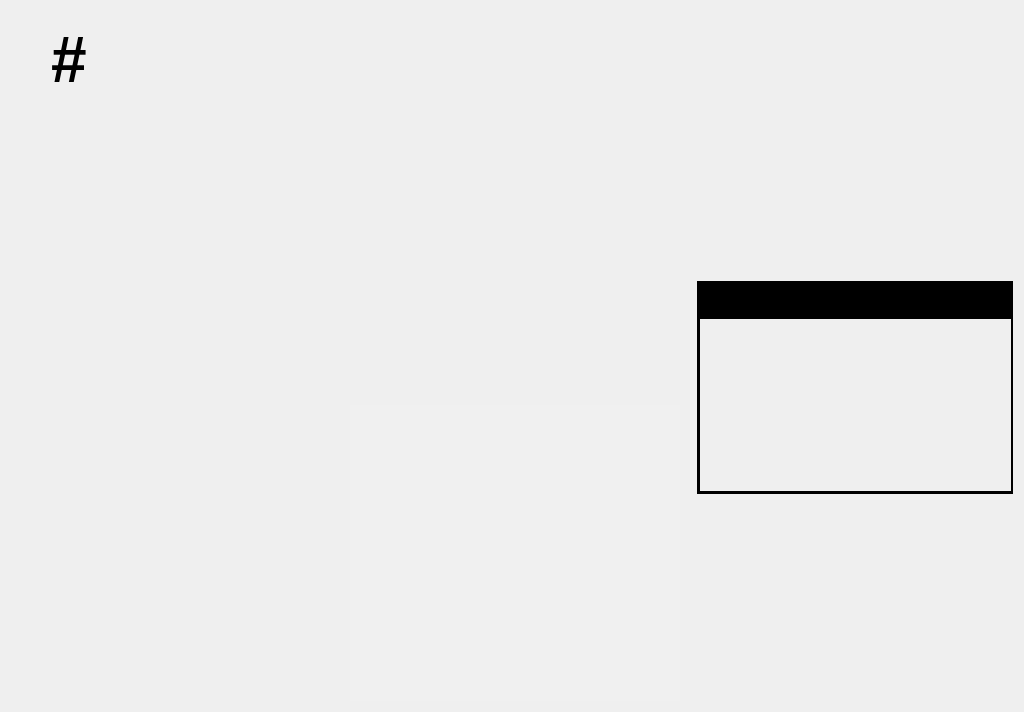
<?xml version="1.0" encoding="UTF-8"?>
<ui version="4.0">
 <class>selfserveRandomWeight</class>
 <widget class="QWidget" name="selfserveRandomWeight">
  <property name="geometry">
   <rect>
    <x>0</x>
    <y>0</y>
    <width>1024</width>
    <height>712</height>
   </rect>
  </property>
  <property name="sizePolicy">
   <sizepolicy hsizetype="Expanding" vsizetype="Expanding">
    <horstretch>0</horstretch>
    <verstretch>0</verstretch>
   </sizepolicy>
  </property>
  <property name="windowTitle">
   <string>Form</string>
  </property>
  <layout class="QVBoxLayout" name="verticalLayout">
   <item>
    <layout class="QHBoxLayout" name="horizontalLayout_3">
     <item>
      <layout class="QHBoxLayout" name="horizontalLayout_5">
       <property name="spacing">
        <number>0</number>
       </property>
       <item>
        <layout class="QVBoxLayout" name="layMainArea" stretch="0,1">
         <item>
          <layout class="QHBoxLayout" name="horizontalLayout_2" stretch="0,0,1">
           <item>
            <layout class="QVBoxLayout" name="verticalLayout_5" stretch="1,0">
             <item>
              <widget class="QLabel" name="lblStoreLogo">
               <property name="text">
                <string/>
               </property>
              </widget>
             </item>
             <item>
              <spacer name="verticalSpacer_3">
               <property name="orientation">
                <enum>Qt::Vertical</enum>
               </property>
               <property name="sizeHint" stdset="0">
                <size>
                 <width>20</width>
                 <height>0</height>
                </size>
               </property>
              </spacer>
             </item>
            </layout>
           </item>
           <item>
            <spacer name="horizontalSpacer">
             <property name="orientation">
              <enum>Qt::Horizontal</enum>
             </property>
             <property name="sizeType">
              <enum>QSizePolicy::Fixed</enum>
             </property>
             <property name="sizeHint" stdset="0">
              <size>
               <width>20</width>
               <height>20</height>
              </size>
             </property>
            </spacer>
           </item>
           <item>
            <layout class="QGridLayout" name="gridLayout">
             <item row="0" column="1">
              <spacer name="verticalSpacer_2">
               <property name="orientation">
                <enum>Qt::Vertical</enum>
               </property>
               <property name="sizeHint" stdset="0">
                <size>
                 <width>20</width>
                 <height>13</height>
                </size>
               </property>
              </spacer>
             </item>
             <item row="3" column="1">
              <spacer name="verticalSpacer">
               <property name="orientation">
                <enum>Qt::Vertical</enum>
               </property>
               <property name="sizeHint" stdset="0">
                <size>
                 <width>20</width>
                 <height>13</height>
                </size>
               </property>
              </spacer>
             </item>
             <item row="1" column="0" colspan="2">
              <widget class="QLabel" name="lblItemCode">
               <property name="font">
                <font>
                 <pointsize>48</pointsize>
                 <weight>75</weight>
                 <bold>true</bold>
                </font>
               </property>
               <property name="text">
                <string>#</string>
               </property>
              </widget>
             </item>
            </layout>
           </item>
          </layout>
         </item>
         <item>
          <layout class="QHBoxLayout" name="itemInfoLayout">
           <property name="leftMargin">
            <number>9</number>
           </property>
           <property name="rightMargin">
            <number>9</number>
           </property>
           <item>
            <widget class="selfServiceItemNutrifacts" name="nutrifactsArea" native="true">
             <property name="sizePolicy">
              <sizepolicy hsizetype="Expanding" vsizetype="Expanding">
               <horstretch>0</horstretch>
               <verstretch>0</verstretch>
              </sizepolicy>
             </property>
             <property name="palette">
              <palette>
               <active/>
               <inactive/>
               <disabled/>
              </palette>
             </property>
             <property name="autoFillBackground">
              <bool>true</bool>
             </property>
             <property name="styleSheet">
              <string notr="true"/>
             </property>
            </widget>
           </item>
           <item>
            <layout class="QVBoxLayout" name="itemDetailsLayout">
             <property name="sizeConstraint">
              <enum>QLayout::SetNoConstraint</enum>
             </property>
             <item>
              <widget class="QWidget" name="tareKeyArea" native="true">
               <property name="sizePolicy">
                <sizepolicy hsizetype="Expanding" vsizetype="Expanding">
                 <horstretch>0</horstretch>
                 <verstretch>0</verstretch>
                </sizepolicy>
               </property>
               <property name="autoFillBackground">
                <bool>false</bool>
               </property>
               <property name="styleSheet">
                <string notr="true"/>
               </property>
               <layout class="QHBoxLayout" name="horizontalLayout">
                <property name="leftMargin">
                 <number>0</number>
                </property>
                <property name="topMargin">
                 <number>0</number>
                </property>
                <property name="rightMargin">
                 <number>0</number>
                </property>
                <property name="bottomMargin">
                 <number>0</number>
                </property>
               </layout>
              </widget>
             </item>
             <item>
              <widget class="selfServiceItemImage" name="expandedTextArea" native="true">
               <property name="sizePolicy">
                <sizepolicy hsizetype="Expanding" vsizetype="Expanding">
                 <horstretch>0</horstretch>
                 <verstretch>0</verstretch>
                </sizepolicy>
               </property>
               <property name="palette">
                <palette>
                 <active>
                  <colorrole role="Base">
                   <brush brushstyle="SolidPattern">
                    <color alpha="255">
                     <red>255</red>
                     <green>255</green>
                     <blue>255</blue>
                    </color>
                   </brush>
                  </colorrole>
                  <colorrole role="Window">
                   <brush brushstyle="SolidPattern">
                    <color alpha="255">
                     <red>240</red>
                     <green>240</green>
                     <blue>240</blue>
                    </color>
                   </brush>
                  </colorrole>
                 </active>
                 <inactive>
                  <colorrole role="Base">
                   <brush brushstyle="SolidPattern">
                    <color alpha="255">
                     <red>255</red>
                     <green>255</green>
                     <blue>255</blue>
                    </color>
                   </brush>
                  </colorrole>
                  <colorrole role="Window">
                   <brush brushstyle="SolidPattern">
                    <color alpha="255">
                     <red>240</red>
                     <green>240</green>
                     <blue>240</blue>
                    </color>
                   </brush>
                  </colorrole>
                 </inactive>
                 <disabled>
                  <colorrole role="Base">
                   <brush brushstyle="SolidPattern">
                    <color alpha="255">
                     <red>240</red>
                     <green>240</green>
                     <blue>240</blue>
                    </color>
                   </brush>
                  </colorrole>
                  <colorrole role="Window">
                   <brush brushstyle="SolidPattern">
                    <color alpha="255">
                     <red>240</red>
                     <green>240</green>
                     <blue>240</blue>
                    </color>
                   </brush>
                  </colorrole>
                 </disabled>
                </palette>
               </property>
               <property name="autoFillBackground">
                <bool>true</bool>
               </property>
               <property name="styleSheet">
                <string notr="true"/>
               </property>
              </widget>
             </item>
            </layout>
           </item>
          </layout>
         </item>
        </layout>
       </item>
      </layout>
     </item>
     <item>
      <widget class="QStackedWidget" name="rwStackedWidget">
       <property name="minimumSize">
        <size>
         <width>239</width>
         <height>0</height>
        </size>
       </property>
       <property name="maximumSize">
        <size>
         <width>318</width>
         <height>16777215</height>
        </size>
       </property>
       <property name="currentIndex">
        <number>1</number>
       </property>
       <widget class="QWidget" name="instruct">
        <widget class="QWidget" name="layoutWidget">
         <property name="geometry">
          <rect>
           <x>0</x>
           <y>0</y>
           <width>321</width>
           <height>691</height>
          </rect>
         </property>
         <layout class="QVBoxLayout" name="instructLayout">
          <property name="spacing">
           <number>0</number>
          </property>
          <item>
           <widget class="QLabel" name="lblWeighItem">
            <property name="maximumSize">
             <size>
              <width>316</width>
              <height>300</height>
             </size>
            </property>
            <property name="font">
             <font>
              <pointsize>36</pointsize>
             </font>
            </property>
            <property name="styleSheet">
             <string notr="true">/* border: 2px solid rgb(0,0,0); */</string>
            </property>
            <property name="text">
             <string>Place
product on
scale,
then press
Print Label.</string>
            </property>
            <property name="alignment">
             <set>Qt::AlignHCenter|Qt::AlignTop</set>
            </property>
            <property name="wordWrap">
             <bool>true</bool>
            </property>
           </widget>
          </item>
          <item>
           <widget class="hobart::pushButton" name="instructPrintKey">
            <property name="sizePolicy">
             <sizepolicy hsizetype="Expanding" vsizetype="Preferred">
              <horstretch>0</horstretch>
              <verstretch>0</verstretch>
             </sizepolicy>
            </property>
            <property name="minimumSize">
             <size>
              <width>0</width>
              <height>178</height>
             </size>
            </property>
            <property name="maximumSize">
             <size>
              <width>316</width>
              <height>178</height>
             </size>
            </property>
            <property name="font">
             <font>
              <pointsize>18</pointsize>
             </font>
            </property>
            <property name="styleSheet">
             <string notr="true">color: white;
border: 0px solid rgb(255,255,255);
/*border-radius: 10px;*/</string>
            </property>
            <property name="text">
             <string/>
            </property>
           </widget>
          </item>
          <item>
           <spacer name="bottomSpacer_2">
            <property name="orientation">
             <enum>Qt::Vertical</enum>
            </property>
            <property name="sizeType">
             <enum>QSizePolicy::Fixed</enum>
            </property>
            <property name="sizeHint" stdset="0">
             <size>
              <width>20</width>
              <height>200</height>
             </size>
            </property>
           </spacer>
          </item>
         </layout>
        </widget>
       </widget>
       <widget class="QWidget" name="scanAndPrint">
        <widget class="QWidget" name="layoutWidget">
         <property name="geometry">
          <rect>
           <x>0</x>
           <y>0</y>
           <width>321</width>
           <height>575</height>
          </rect>
         </property>
         <layout class="QVBoxLayout" name="layPrintAndScan">
          <property name="spacing">
           <number>0</number>
          </property>
          <property name="leftMargin">
           <number>2</number>
          </property>
          <property name="topMargin">
           <number>2</number>
          </property>
          <property name="rightMargin">
           <number>2</number>
          </property>
          <property name="bottomMargin">
           <number>2</number>
          </property>
          <item>
           <spacer name="topSpacer">
            <property name="orientation">
             <enum>Qt::Vertical</enum>
            </property>
            <property name="sizeType">
             <enum>QSizePolicy::MinimumExpanding</enum>
            </property>
            <property name="sizeHint" stdset="0">
             <size>
              <width>20</width>
              <height>90</height>
             </size>
            </property>
           </spacer>
          </item>
          <item>
           <widget class="hobart::pushButton" name="bigPrintKey">
            <property name="sizePolicy">
             <sizepolicy hsizetype="Expanding" vsizetype="Preferred">
              <horstretch>0</horstretch>
              <verstretch>0</verstretch>
             </sizepolicy>
            </property>
            <property name="minimumSize">
             <size>
              <width>0</width>
              <height>178</height>
             </size>
            </property>
            <property name="maximumSize">
             <size>
              <width>16777215</width>
              <height>178</height>
             </size>
            </property>
            <property name="font">
             <font>
              <pointsize>18</pointsize>
             </font>
            </property>
            <property name="styleSheet">
             <string notr="true">color: white;
border: 0px solid rgb(255,255,255);
/*border-radius: 10px;*/</string>
            </property>
            <property name="text">
             <string/>
            </property>
           </widget>
          </item>
          <item>
           <widget class="QLabel" name="lblScanBarcode">
            <property name="minimumSize">
             <size>
              <width>0</width>
              <height>35</height>
             </size>
            </property>
            <property name="maximumSize">
             <size>
              <width>16777215</width>
              <height>35</height>
             </size>
            </property>
            <property name="font">
             <font>
              <pointsize>18</pointsize>
             </font>
            </property>
            <property name="styleSheet">
             <string notr="true">color: rgb(0, 238, 0);
background: rgb(0, 0, 0);</string>
            </property>
            <property name="text">
             <string> </string>
            </property>
            <property name="alignment">
             <set>Qt::AlignCenter</set>
            </property>
           </widget>
          </item>
          <item>
           <widget class="QWidget" name="barcodeOnly" native="true">
            <property name="sizePolicy">
             <sizepolicy hsizetype="Expanding" vsizetype="Preferred">
              <horstretch>0</horstretch>
              <verstretch>0</verstretch>
             </sizepolicy>
            </property>
            <property name="minimumSize">
             <size>
              <width>0</width>
              <height>178</height>
             </size>
            </property>
            <property name="maximumSize">
             <size>
              <width>16777215</width>
              <height>178</height>
             </size>
            </property>
            <property name="autoFillBackground">
             <bool>false</bool>
            </property>
            <property name="styleSheet">
             <string notr="true">/*border-radius: 10px;*/
border: 3px solid rgb(0,0,0);
</string>
            </property>
            <layout class="QHBoxLayout" name="horizontalLayout_4">
             <property name="spacing">
              <number>0</number>
             </property>
             <property name="leftMargin">
              <number>0</number>
             </property>
             <property name="topMargin">
              <number>0</number>
             </property>
             <property name="rightMargin">
              <number>0</number>
             </property>
             <property name="bottomMargin">
              <number>0</number>
             </property>
            </layout>
           </widget>
          </item>
          <item>
           <spacer name="bottomSpacer">
            <property name="orientation">
             <enum>Qt::Vertical</enum>
            </property>
            <property name="sizeType">
             <enum>QSizePolicy::MinimumExpanding</enum>
            </property>
            <property name="sizeHint" stdset="0">
             <size>
              <width>20</width>
              <height>90</height>
             </size>
            </property>
           </spacer>
          </item>
         </layout>
        </widget>
       </widget>
      </widget>
     </item>
    </layout>
   </item>
  </layout>
 </widget>
 <customwidgets>
  <customwidget>
   <class>selfServiceItemNutrifacts</class>
   <extends>QWidget</extends>
   <header>selfservice/selfserviceitemnutrifacts.h</header>
   <container>1</container>
  </customwidget>
  <customwidget>
   <class>selfServiceItemImage</class>
   <extends>QWidget</extends>
   <header>selfservice/selfserviceitemimage.h</header>
   <container>1</container>
  </customwidget>
  <customwidget>
   <class>hobart::pushButton</class>
   <extends>QPushButton</extends>
   <header>pushbutton.h</header>
  </customwidget>
 </customwidgets>
 <resources/>
 <connections/>
</ui>
